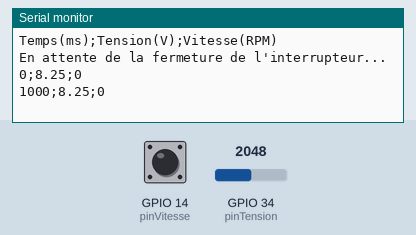
Recording of a sketch running on a simulated ESP32. On the bench: the last lines printed to the serial monitor. Inputs (shaded band) come from the test bench; at power-on: GPIO 34 (pinTension) = 2048, GPIO 14 (pinVitesse) HIGH.

Above: at 2.8 s.
2.9 s: GPIO 34 (pinTension) set to 1960
At 3.4 s:
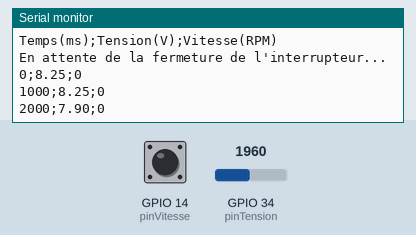
4.4 s: GPIO 14 (pinVitesse) pulled LOW for 1.3 s
At 5.8 s:
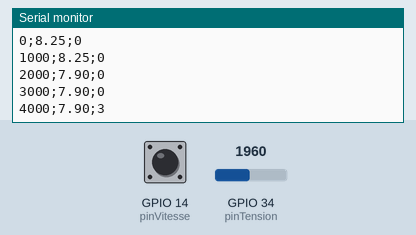
7.2 s: GPIO 34 (pinTension) set to 2040
At 8.4 s:
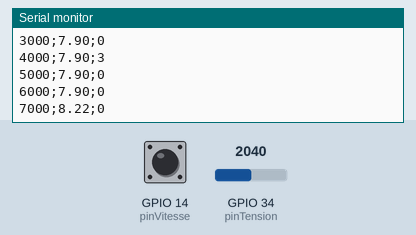
8.7 s: GPIO 14 (pinVitesse) pulled LOW for 1.3 s
At 9.8 s:
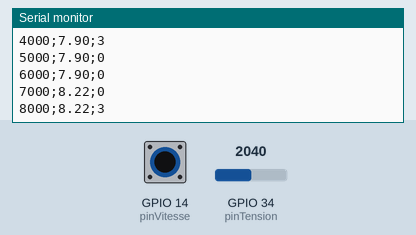
Timing chart, 0 to 11.7 s (numbered marks = the images above; inputs shaded):
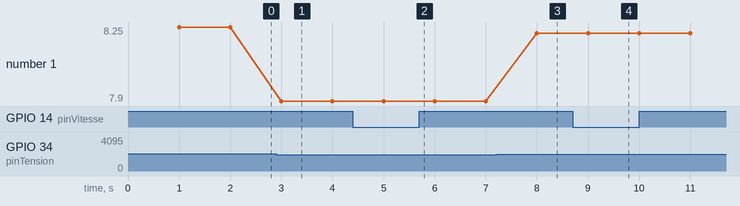

Measured:
- after the input at 2.9 s, the serial monitor: prints a new line after 0.10 s (image 1)
- after the input at 4.4 s, the serial monitor: prints a new line after 0.60 s (image 2)
- after the input at 7.2 s, the serial monitor: prints a new line after 0.80 s (image 3)
- after the input at 8.7 s, the serial monitor: prints a new line after 0.30 s (image 4)
- plotted number 1: 8.25 → 7.9 after the input at 2.9 s, 7.9 → 8.22 after the input at 7.2 s

The sketch:

Time_Voltage_Speed_Acquisition.ino
```cpp
// --- BROCHES (Pins) ---
const int pinTension = 34; // Capteur de tension (Analogique)
const int pinVitesse = 14; // Capteur de vitesse (Numérique DO)

// --- VARIABLES POUR LA VITESSE ET LE FILTRE ---
volatile unsigned long compteurImpulsions = 0;
volatile unsigned long dernierTempsImpulsion = 0; // NOUVEAU : Mémoire pour le filtre anti-bruit
unsigned long tempsPrecedent = 0;
const int intervalleAffichage = 1000; // Prendre une mesure toutes les 100 ms
const float trousParTour = 20.0; // Disque standard de 20 trous

// --- VARIABLES POUR LE DÉCLENCHEUR (L'INTERRUPTEUR) ---
bool experienceDemarree = false;
unsigned long tempsZero = 0;

// --- FONCTION D'INTERRUPTION (AVEC LE FILTRE) ---
void IRAM_ATTR compterTrous() {
  unsigned long tempsActuelInterruption = micros(); // On regarde l'heure en microsecondes

  // LE FILTRE : Si plus de 2000 microsecondes (2 ms) se sont écoulées, c'est un VRAI trou !
  // Sinon (les parasites ultra-rapides du moteur), on les ignore complètement.
  if (tempsActuelInterruption - dernierTempsImpulsion > 2000) {
    compteurImpulsions++;
    dernierTempsImpulsion = tempsActuelInterruption;
  }
}

void setup() {
  Serial.begin(115200);

  pinMode(pinTension, INPUT);
  pinMode(pinVitesse, INPUT_PULLUP);

  attachInterrupt(digitalPinToInterrupt(pinVitesse), compterTrous, FALLING);

  Serial.println("Temps(ms);Tension(V);Vitesse(RPM)");
  Serial.println("En attente de la fermeture de l'interrupteur...");
}

void loop() {
  unsigned long tempsActuel = millis();

  if (tempsActuel - tempsPrecedent >= intervalleAffichage) {

    // 1. LECTURE DE LA TENSION
    int valeurAnalogique = analogRead(pinTension);

    // --- LA FORMULE COMPLÈTE INTÉGRÉE ---
    float tension = (valeurAnalogique / 4095.0) * 3.3 * 5.0;

    // 2. VÉRIFICATION DE L'INTERRUPTEUR (Le Déclencheur)
    if (experienceDemarree == false) {
      if (tension > 1.0) { // Si la tension dépasse 1V, le bouton a été pressé !
        experienceDemarree = true;
        tempsZero = tempsActuel; // On bloque le chronomètre à 0
        compteurImpulsions = 0;  // On met la vitesse à 0 pour le départ
      } else {
        // Le bouton n'est pas encore pressé, on patiente
        tempsPrecedent = tempsActuel;
        return;
      }
    }

    // 3. CALCULS PENDANT L'EXPÉRIENCE
    // Le chronomètre démarre officiellement ici
    unsigned long tempsEcoule = tempsActuel - tempsZero;

    // Récupération sécurisée des impulsions de vitesse
    noInterrupts();
    unsigned long impulsions = compteurImpulsions;
    compteurImpulsions = 0;
    interrupts();

    // Calcul de la vitesse en Tours Par Minute (RPM)
    float vitesseRPM = (impulsions / trousParTour) * (60000.0 / intervalleAffichage);

    // 4. AFFICHAGE POUR EXCEL (SUR LE MONITEUR SÉRIE / PUTTY)
    Serial.print(tempsEcoule);
    Serial.print(";");
    Serial.print(tension, 2); // Affiche la tension avec 2 chiffres après la virgule
    Serial.print(";");
    Serial.println(vitesseRPM, 0); // Affiche la vitesse sans virgule (entier)

    // Mise à jour du temps pour le prochain cycle
    tempsPrecedent = tempsActuel;
  }
}
```
